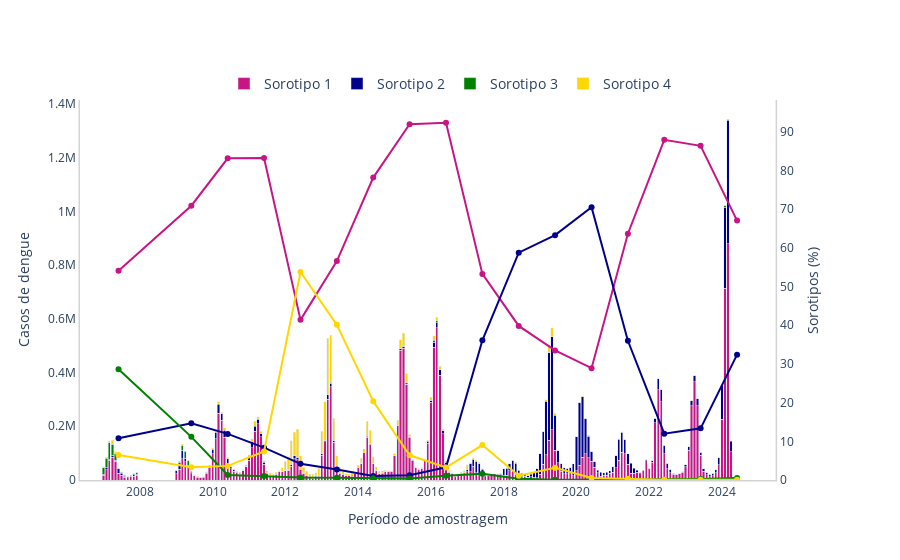

The notebook cell saved with this chart:
### Markdown cell above
### Gráfico

### Code cell
fig = make_subplots(specs=[[{"secondary_y": True}]])

fig.add_trace(go.Bar(name='Sorotipo 1',
                     marker_color='mediumvioletred',
                     x=df_sorotipo1_periodo['Período'],
                     y=df_sorotipo1_periodo['CasosExtrap']),
              secondary_y=False)

fig.add_trace(go.Bar(name='Sorotipo 2',
                     marker_color='darkblue',
                     x=df_sorotipo2_periodo['Período'],
                     y=df_sorotipo2_periodo['CasosExtrap']),
              secondary_y=False)

fig.add_trace(go.Bar(name='Sorotipo 3',
                     marker_color='green',
                     x=df_sorotipo3_periodo['Período'],
                     y=df_sorotipo3_periodo['CasosExtrap']),
              secondary_y=False)

fig.add_trace(go.Bar(name='Sorotipo 4',
                     marker_color='gold',
                     x=df_sorotipo4_periodo['Período'],
                     y=df_sorotipo4_periodo['CasosExtrap']),
              secondary_y=False)

# LINHA
fig.add_trace(go.Scatter(showlegend=False,
                         marker_color='mediumvioletred',
                         x=df_sorotipo1_ano['Ano'],
                         y=df_sorotipo1_ano['Porcentagem']),
              secondary_y=True)

fig.add_trace(go.Scatter(showlegend=False,
                         marker_color='darkblue',
                         x=df_sorotipo2_ano['Ano'],
                         y=df_sorotipo2_ano['Porcentagem']),
              secondary_y=True)

fig.add_trace(go.Scatter(showlegend=False,
                         marker_color='green',
                         x=df_sorotipo3_ano['Ano'],
                         y=df_sorotipo3_ano['Porcentagem']),
              secondary_y=True)

fig.add_trace(go.Scatter(showlegend=False,
                         marker_color='gold',
                         x=df_sorotipo4_ano['Ano'],
                         y=df_sorotipo4_ano['Porcentagem']),
              secondary_y=True)

fig.update_layout(barmode='stack',
                  legend_font_size=14,
                  legend_traceorder='normal',
                  legend_orientation='h',
                  legend_xanchor = 'center',
                  legend_yanchor = 'bottom',
                  legend_x= 0.5, legend_y= 1.0,
                  plot_bgcolor='white',
                  xaxis_title="Período de amostragem",
                  yaxis_title="Casos de dengue",)

fig.update_xaxes(showline=True, linewidth=1.5, linecolor='lightgray')
fig.update_yaxes(showline=True, linewidth=1.5, linecolor='lightgray', secondary_y=False)
fig.update_yaxes(secondary_y=True, showline=True, linewidth=1.5, linecolor='lightgray',
                 title_text='Sorotipos (%)', rangemode="tozero")

fig.show()

### Figure 1 — Plotly figure (JSON) as saved in the notebook; plotly's stock layout.template omitted (floating-point values rounded to 4 significant figures; data arrays with more than 128 entries replaced by an {"elided": "..."} marker saying what was removed)
{"data": [{"marker": {"color": "mediumvioletred"}, "name": "Sorotipo 1", "type": "bar", "x": {"elided": "196 str values"}, "xaxis": "x", "y": {"elided": "196 int values"}, "yaxis": "y"}, {"marker": {"color": "darkblue"}, "name": "Sorotipo 2", "type": "bar", "x": {"elided": "188 str values"}, "xaxis": "x", "y": {"elided": "188 int values"}, "yaxis": "y"}, {"marker": {"color": "green"}, "name": "Sorotipo 3", "type": "bar", "x": ["2007-01", "2007-02", "2007-03", "2007-04", "2007-05", "2007-06", "2007-07", "2007-08", "2007-09", "2007-10", "2007-11", "2007-12", "2009-01", "2009-02", "2009-03", "2009-04", "2009-05", "2009-06", "2009-07", "2009-11", "2009-12", "2010-01", "2010-02", "2010-03", "2010-04", "2010-05", "2010-06", "2010-07", "2010-08", "2010-09", "2010-11", "2010-12", "2011-01", "2011-02", "2011-03", "2011-04", "2011-05", "2011-08", "2011-11", "2011-12", "2012-01", "2012-02", "2012-03", "2012-04", "2012-05", "2012-07", "2012-08", "2012-10", "2012-11", "2012-12", "2013-01", "2013-02", "2013-03", "2013-04", "2013-05", "2013-06", "2013-07", "2013-08", "2013-09", "2014-01", "2014-02", "2014-03", "2014-06", "2014-08", "2014-09", "2014-11", "2015-01", "2015-02", "2015-03", "2015-04", "2015-05", "2015-07", "2015-08", "2015-10", "2016-01", "2016-02", "2016-03", "2016-04", "2016-05", "2016-06", "2016-11", "2017-02", "2017-03", "2017-06", "2017-07", "2017-09", "2017-12", "2018-05", "2018-06", "2018-11", "2019-01", "2019-02", "2019-04", "2019-05", "2019-07", "2019-08", "2020-02", "2021-01", "2021-02", "2021-10", "2022-03", "2022-04", "2022-05", "2023-01", "2023-02", "2023-03", "2023-04", "2023-05", "2023-06", "2023-07", "2023-08", "2023-09", "2023-10", "2023-11", "2023-12", "2024-01", "2024-02", "2024-03"], "xaxis": "x", "y": [24043, 35142, 60111, 41184, 23351, 2813, 5234, 3903, 1110, 1586, 5492, 6864, 1470, 7506, 19031, 25833, 15816, 5284, 1544, 434, 594, 2791, 2104, 3741, 1094, 3716, 420, 1292, 329, 568, 584, 373, 1289, 1938, 4999, 842, 991, 451, 376, 376, 503, 367, 596, 419, 316, 1576, 1073, 326, 935, 427, 624, 1594, 1542, 4895, 1414, 382, 726, 1022, 621, 524, 593, 223, 749, 383, 1354, 496, 205, 1452, 394, 1229, 4834, 435, 507, 1212, 957, 8822, 8655, 1527, 2115, 3285, 1974, 677, 2250, 1254, 1817, 2117, 1636, 376, 1204, 248, 172, 114, 687, 211, 272, 262, 390, 274, 279, 693, 58, 61, 161, 39, 44, 221, 39, 37, 76, 37, 515, 879, 215, 398, 264, 1556, 6009, 6095], "yaxis": "y"}, {"marker": {"color": "gold"}, "name": "Sorotipo 4", "type": "bar", "x": {"elided": "169 str values"}, "xaxis": "x", "y": {"elided": "169 int values"}, "yaxis": "y"}, {"marker": {"color": "mediumvioletred"}, "showlegend": false, "type": "scatter", "x": ["2007-06", "2009-06", "2010-06", "2011-06", "2012-06", "2013-06", "2014-06", "2015-06", "2016-06", "2017-06", "2018-06", "2019-06", "2020-06", "2021-06", "2022-06", "2023-06", "2024-06"], "xaxis": "x", "y": [54.11, 70.9, 83.14, 83.24, 41.39, 56.58, 78.17, 91.97, 92.34, 53.27, 39.82, 33.49, 28.9, 63.65, 87.93, 86.37, 67.05], "yaxis": "y2"}, {"marker": {"color": "darkblue"}, "showlegend": false, "type": "scatter", "x": ["2007-06", "2009-06", "2010-06", "2011-06", "2012-06", "2013-06", "2014-06", "2015-06", "2016-06", "2017-06", "2018-06", "2019-06", "2020-06", "2021-06", "2022-06", "2023-06", "2024-06"], "xaxis": "x", "y": [10.78, 14.66, 11.92, 8.36, 4.19, 2.72, 1.02, 1.25, 3.28, 36.11, 58.76, 63.29, 70.52, 35.98, 11.96, 13.35, 32.4], "yaxis": "y2"}, {"marker": {"color": "green"}, "showlegend": false, "type": "scatter", "x": ["2007-06", "2009-06", "2010-06", "2011-06", "2012-06", "2013-06", "2014-06", "2015-06", "2016-06", "2017-06", "2018-06", "2019-06", "2020-06", "2021-06", "2022-06", "2023-06", "2024-06"], "xaxis": "x", "y": [28.64, 11.15, 1.29, 1.01, 0.64, 0.59, 0.43, 0.4, 1.12, 1.59, 0.34, 0.08, 0.04, 0.07, 0.02, 0.24, 0.51], "yaxis": "y2"}, {"marker": {"color": "gold"}, "showlegend": false, "type": "scatter", "x": ["2007-06", "2009-06", "2010-06", "2011-06", "2012-06", "2013-06", "2014-06", "2015-06", "2016-06", "2017-06", "2018-06", "2019-06", "2020-06", "2021-06", "2022-06", "2023-06", "2024-06"], "xaxis": "x", "y": [6.47, 3.29, 3.65, 7.39, 53.77, 40.11, 20.38, 6.38, 3.26, 9.03, 1.09, 3.14, 0.54, 0.3, 0.09, 0.04, 0.04], "yaxis": "y2"}], "layout": {"barmode": "stack", "legend": {"font": {"size": 14}, "orientation": "h", "traceorder": "normal", "x": 0.5, "xanchor": "center", "y": 1, "yanchor": "bottom"}, "plot_bgcolor": "white", "xaxis": {"anchor": "y", "domain": [0, 0.94], "linecolor": "lightgray", "linewidth": 1.5, "showline": true, "title": {"text": "Período de amostragem"}}, "yaxis": {"anchor": "x", "domain": [0, 1], "linecolor": "lightgray", "linewidth": 1.5, "showline": true, "title": {"text": "Casos de dengue"}}, "yaxis2": {"anchor": "x", "linecolor": "lightgray", "linewidth": 1.5, "overlaying": "y", "rangemode": "tozero", "showline": true, "side": "right", "title": {"text": "Sorotipos (%)"}}}}
